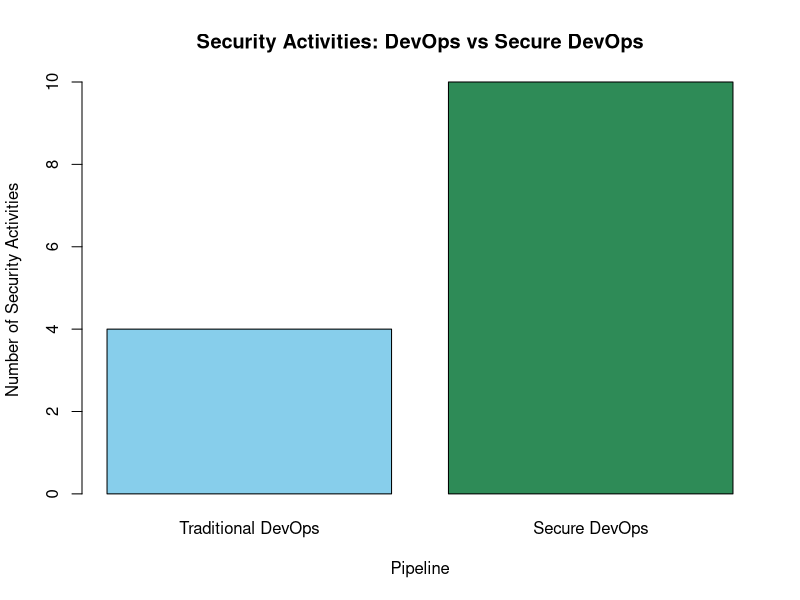

Source code (R):
# Q1: DevOps vs Secure DevOps Data Analysis

# Security activities performed
pipeline <- c("Traditional DevOps", "Secure DevOps")
activities <- c(4, 10)

# Calculate statistics
total <- sum(activities)
mean_value <- mean(activities)
maximum <- max(activities)
minimum <- min(activities)

cat("Total Security Activities:", total, "\n")
cat("Mean Security Activities:", mean_value, "\n")
cat("Maximum Security Activities:", maximum, "\n")
cat("Minimum Security Activities:", minimum, "\n")

# Display data
data <- data.frame(pipeline, activities)
print(data)

# Bar chart
barplot(
  activities,
  names.arg = pipeline,
  main = "Security Activities: DevOps vs Secure DevOps",
  xlab = "Pipeline",
  ylab = "Number of Security Activities",
  col = c("skyblue", "seagreen")
)
